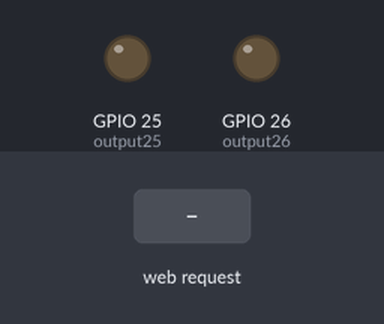
Bench run of a sketch on a simulated ESP32. Parts: output pins drawn as LEDs (lit = HIGH). The inputs (shaded band) are chosen by the test bench. WiFi joins after 1.5 s; servers stay silent unless stated; what the sketch prints to the serial monitor is not drawn.

Above: at 2.7 s.
2.8 s: HTTP request GET /25/on received
At 3.3 s:
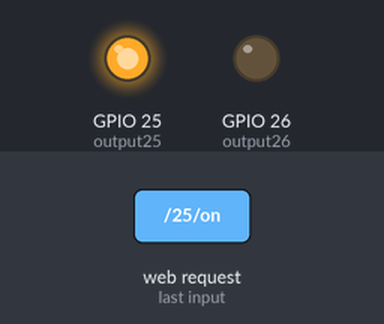
4.3 s: HTTP request GET /26/on received
At 5.5 s:
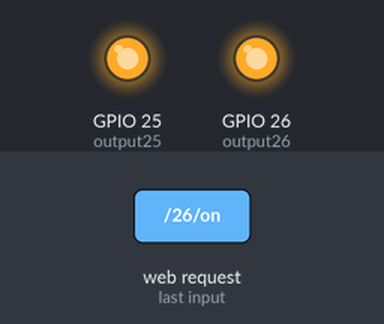
5.8 s: HTTP request GET /25/off received
At 6.8 s:
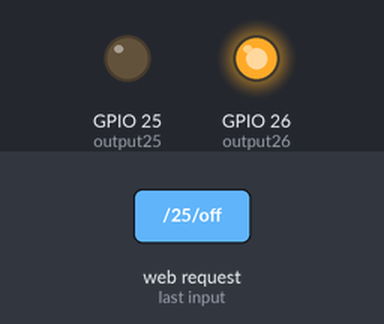
7.3 s: HTTP request GET /26/off received
At 8.0 s:
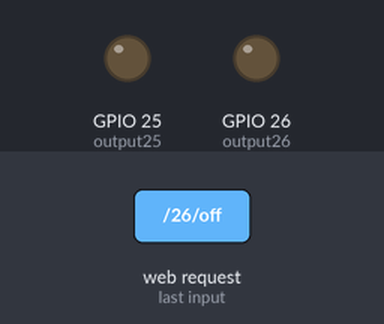
Timing chart, 0 to 9.8 s (numbered marks = the images above; inputs shaded):
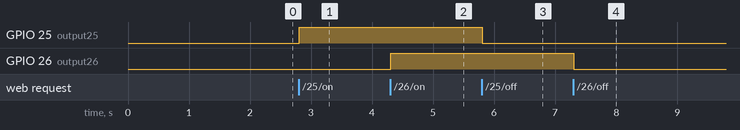

The sketch:

remote.ino
```cpp
// Load Wi-Fi library
#include <WiFi.h>

// Replace with your network credentials
const char* ssid = "WiFi SSID";
const char* password = "WiFi Password";

// Set web server port number to 80
WiFiServer server(80);

// Variable to store the HTTP request
String header;

// Auxiliar variables to store the current output state
String output25State = "off";
String output26State = "off";

// Assign output variables to GPIO pins
const int output25 = 25;
const int output26 = 26;

// Current time
unsigned long currentTime = millis();
// Previous time
unsigned long previousTime = 0;
// Define timeout time in milliseconds (example: 2000ms = 2s)
const long timeoutTime = 2000;

void setup() {
  Serial.begin(115200);
  // Initialize the output variables as outputs
  pinMode(output25, OUTPUT);
  pinMode(output26, OUTPUT);
  // Set outputs to LOW
  digitalWrite(output25, LOW);
  digitalWrite(output26, LOW);

  // Connect to Wi-Fi network with SSID and password
  Serial.print("Connecting to ");
  Serial.println(ssid);
  WiFi.begin(ssid, password);
  while (WiFi.status() != WL_CONNECTED) {
    delay(500);
    Serial.print(".");
  }
  // Print local IP address and start web server
  Serial.println("");
  Serial.println("WiFi connected.");
  Serial.println("IP address: ");
  Serial.println(WiFi.localIP());
  server.begin();
}

void loop(){
  WiFiClient client = server.available();   // Listen for incoming clients

  if (client) {                             // If a new client connects,
    currentTime = millis();
    previousTime = currentTime;
    Serial.println("New Client.");          // print a message out in the serial port
    String currentLine = "";                // make a String to hold incoming data from the client
    while (client.connected() && currentTime - previousTime <= timeoutTime) {  // loop while the client's connected
      currentTime = millis();
      if (client.available()) {             // if there's bytes to read from the client,
        char c = client.read();             // read a byte, then
        Serial.write(c);                    // print it out the serial monitor
        header += c;
        if (c == '\n') {                    // if the byte is a newline character
          // if the current line is blank, you got two newline characters in a row.
          // that's the end of the client HTTP request, so send a response:
          if (currentLine.length() == 0) {
            // HTTP headers always start with a response code (e.g. HTTP/1.1 200 OK)
            // and a content-type so the client knows what's coming, then a blank line:
            client.println("HTTP/1.1 200 OK");
            client.println("Content-type:text/html");
            client.println("Connection: close");
            client.println();

            // turns the GPIOs on and off
            if (header.indexOf("GET /25/on") >= 0) {
              Serial.println("GPIO 25 on");
              output25State = "on";
              digitalWrite(output25, HIGH);
            } else if (header.indexOf("GET /25/off") >= 0) {
              Serial.println("GPIO 25 off");
              output25State = "off";
              digitalWrite(output25, LOW);
            } else if (header.indexOf("GET /26/on") >= 0) {
              Serial.println("GPIO 26 on");
              output26State = "on";
              digitalWrite(output26, HIGH);
            } else if (header.indexOf("GET /26/off") >= 0) {
              Serial.println("GPIO 26 off");
              output26State = "off";
              digitalWrite(output26, LOW);
            }

            // Display the HTML web page
            client.println("<!DOCTYPE html><html>");
            client.println("<head><meta name=\"viewport\" content=\"width=device-width, initial-scale=1\">");
            client.println("<link rel=\"icon\" href=\"data:,\">");
            // CSS to style the on/off buttons
            // Feel free to change the background-color and font-size attributes to fit your preferences
            client.println("<style>html { font-family: Helvetica; display: inline-block; margin: 0px auto; text-align: center;}");
            client.println(".button { background-color: #4CAF50; border: none; color: white; padding: 16px 40px;");
            client.println("text-decoration: none; font-size: 30px; margin: 2px; cursor: pointer;}");
            client.println(".button2 {background-color: #555555;}</style></head>");

            // Web Page Heading
            client.println("<body><h1>ESP32 Web Server</h1>");

            // Display current state, and ON/OFF buttons for GPIO 25
            client.println("<p>GPIO 25 - State " + output25State + "</p>");
            // If the output25State is off, it displays the ON button
            if (output25State=="off") {
              client.println("<p><a href=\"/25/on\"><button class=\"button\">TURN ON</button></a></p>");
            } else {
              client.println("<p><a href=\"/25/off\"><button class=\"button button2\">TURN OFF</button></a></p>");
            }

            // Display current state, and ON/OFF buttons for GPIO 26
            client.println("<p>GPIO 26 - State " + output26State + "</p>");
            // If the output26State is off, it displays the ON button
            if (output26State=="off") {
              client.println("<p><a href=\"/26/on\"><button class=\"button\">TURN ON</button></a></p>");
            } else {
              client.println("<p><a href=\"/26/off\"><button class=\"button button2\">TURN OFF</button></a></p>");
            }
            client.println("</body></html>");

            // The HTTP response ends with another blank line
            client.println();
            // Break out of the while loop
            break;
          } else { // if you got a newline, then clear currentLine
            currentLine = "";
          }
        } else if (c != '\r') {  // if you got anything else but a carriage return character,
          currentLine += c;      // add it to the end of the currentLine
        }
      }
    }
    // Clear the header variable
    header = "";
    // Close the connection
    client.stop();
    Serial.println("Client disconnected.");
    Serial.println("");
  }
}
```

Measured:
- after the input at 2.8 s, GPIO 25 (output25): LOW → HIGH at once
- after the input at 4.3 s, GPIO 26 (output26): LOW → HIGH at once
- after the input at 5.8 s, GPIO 25 (output25): HIGH → LOW at once
- after the input at 7.3 s, GPIO 26 (output26): HIGH → LOW at once
